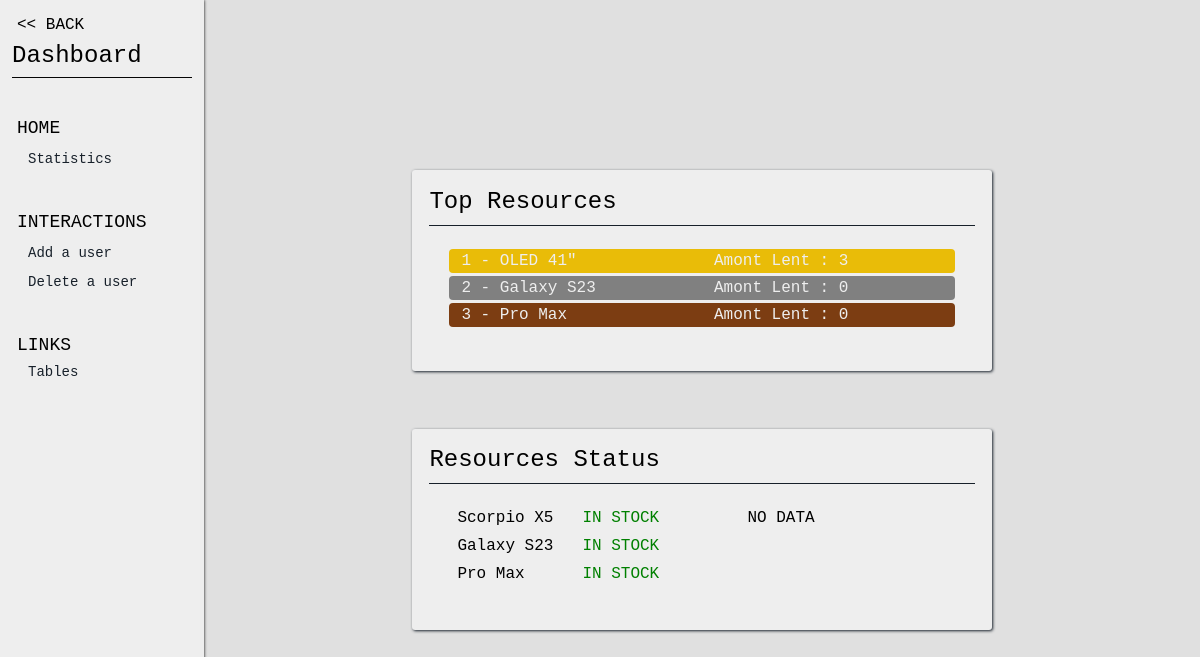
Before: /dashboard.php (signed in) with the older database file.
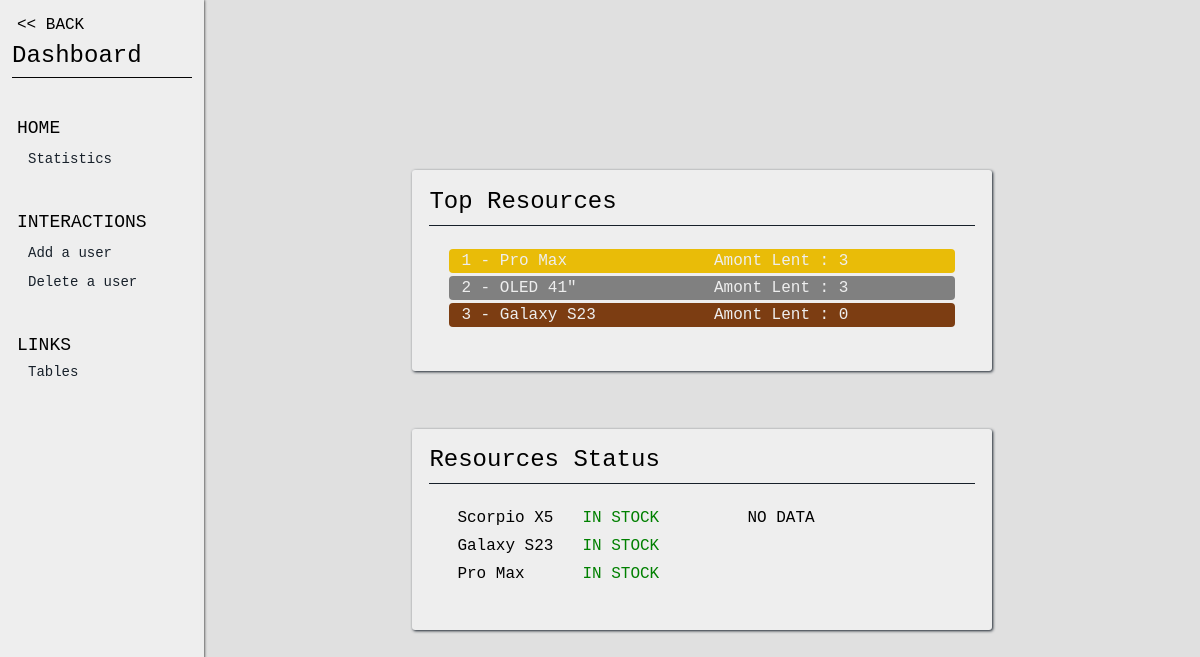
After: the same page with the newer database file.
### tables this page shows
CREATE TABLE "Resources" (
	"resourceID"	INTEGER NOT NULL UNIQUE,
	"name"	TEXT NOT NULL,
	"designation"	TEXT,
	"qtyStock"	INTEGER NOT NULL DEFAULT 0,
	"qtyReserv"	INTEGER NOT NULL DEFAULT 0,
	"qtyLend"	INTEGER NOT NULL DEFAULT 0,
	"qtyLendTot"	INTEGER NOT NULL DEFAULT 0,
	PRIMARY KEY("resourceID" AUTOINCREMENT)
);

### generate/generate_stock.php (the view, shortened to what this page needs)
<?php require './init.php';
try {
    $pdo = new PDO($connectBis);
    $resultReq = $pdo->query("SELECT resourceID, name, qtyStock FROM Resources WHERE qtyStock>0 ORDER BY qtyStock;");
    $qteReq = $resultReq->fetchAll(PDO::FETCH_ASSOC);
} catch (PDOException $e) {
    die($e);
}
foreach ($qteReq as $qte) {
    echo "<tr><td>{$qte['name']}</td><td id=\"td-in-stock\">IN STOCK</td></tr>";
}
?>

### dashboard.php (shortened to what this page needs)
<!DOCTYPE html>
<html lang="en">
    <head>
        <link rel="stylesheet" href="css/style.css">
        <link rel="stylesheet" href="css/dashboard.css">
    </head>
    <body>
        <nav>
            <a href="./index.php"><< BACK</a>
            <p>Dashboard</p>
            <ul>
                <li>
                    <p>HOME</p>
                    <ul>
                        <li><button>Statistics</button></li>
                    </ul>
                </li>
                <li>
                    <p>INTERACTIONS</p>
                    <ul>
                        <li><button id="button-add-user">Add a user</button></li>
                        <li><button id="button-remove-user">Delete a user</button></li>
                    </ul>
                </li>
                <li>
                    <p>LINKS</p>
                    <ul>
                        <li><a href="./tables.php">Tables</a></li>
                    </ul>
                </li>
            </ul>
        </nav>
        <main>
            <section id="section-stats">
                <article id="article-top">
                    <h2>Top Resources</h2>
                    <table>
                        <tbody>
                            <?php require './generate/generate_top.php'; ?>
                        </tbody>
                    </table>
                </article>
                <article id="article-stock">
                    <h2>Resources Status</h2>
                    <div id="tables-stock">
                        <table>
                            <tbody>
                                <?php require './generate/generate_stock.php'; ?>
                            </tbody>
                        </table>
                        <table>
                            <tbody>
                                <?php require './generate/generate_no_stock.php'; ?>
                            </tbody>
                        </table>
                    </div>
                </article>
            </section>
        </main>
    </body>
</html>

### generate/generate_top.php (shortened to what this page needs)
<?php require "./init.php";
try {
    $pdo = new PDO($connectBis);
    $resultReq = $pdo->query("SELECT resourceID, name, qtyLendTot FROM Resources ORDER BY qtyLendTot DESC");
    $qteReq = $resultReq->fetchAll(PDO::FETCH_ASSOC);
} catch (PDOException $e) {
    die($e);
}
$count = 0;
foreach ($qteReq as $qte) {
    $count++;
    if($count > 3) break;
    echo "<tr id=\"td-top-{$count}\"><td>{$count} - {$qte['name']}</td><td>Amont Lent : {$qte['qtyLendTot']}</td></tr>";
}
?>

### generate/generate_no_stock.php (shortened to what this page needs)
<?php require './init.php';
try {
    $pdo = new PDO($connectBis);
    $resultReq = $pdo->query("SELECT name FROM Resources WHERE qtyStock=0;");
    $qteReq = $resultReq->fetchAll(PDO::FETCH_ASSOC);
} catch (PDOException $e) {
    die($e);
}
if (count($qteReq) == 0) {
    echo '<tr><td>NO DATA</td></tr>';
}
?>

### css/style.css (style rules this page uses)
:root { --color-blck: #050505; --color-secondary: #c0392b; --color-main: #17202a; --color-main-darker: #0E1721; --color-main2: #e0e5e9; --color-main3: #c2d2e2; --color-white: #EEEEEE; --color-white2: #E0E0E0; --color-white3: #DCDCDC; --border-radius: 3px; }
* { margin: 0px; padding: 0px; font-family: "JetBrains Mono", monospace; font-weight: normal; list-style: none; color: var(--color-black); text-decoration: none; border: none; background: none; -webkit-user-select: none; user-select: none; }
button, input[type='submit'] { box-sizing: content-box; }

### css/dashboard.css (style rules this page uses)
body { background-color: var(--color-white2); }
nav { position: fixed; left: 0; width: 15vw; height: 100vh; z-index: 10; padding-inline: 1vw; padding-block: 2vh; background-color: var(--color-white); box-shadow: 0px 0px 3px var(--color-blck); }
nav > a { padding: 5px; font-weight: normal; transition: all 0.2s; }
nav > p { font-size: x-large; margin-top: 1vh; padding-bottom: 1vh; border-bottom: 1px solid var(--color-blck); margin-bottom: 5vh; }
nav ul { width: 100%; }
nav ul li p { font-size: large; margin: 5px; margin-top: 5vh; margin-bottom: 1vh; }
nav ul li ul li { width: 100%; margin: 3px; margin-left: 10px; color: var(--color-main); border-left: 1px solid var(--color-white); transition: all 0.2s; }
nav ul li ul li a, nav ul li ul li button { padding: 5px; cursor: pointer; font-size: 14px; }
main { position: fixed; right: 0; width: 83vw; height: 100vh; z-index: 5; display: flex; justify-content: center; align-items: center; }
#section-stats { display: flex; flex-direction: column; }
#section-stats article { margin-block: 5%; padding: 3%; background-color: var(--color-white); border-radius: var(--border-radius); box-shadow: 1px 1px 3px var(--color-main); }
#section-stats article h2 { padding-bottom: 10px; border-bottom: solid 1px var(--color-main); }
table { min-width: 250px; margin: 20px; border-collapse: collapse; display: block; height: calc(22px*4); overflow: auto; }
tbody { display: block; width: 100%; }
tr { display: flex; width: 100%; }
td { padding: 5px 8px; flex: 1; }
#article-top tr { margin: 3px 0; border-radius: 4px; }
#article-top td { color: var(--color-white); padding: 3px 12px; }
#td-top-1 { background-color: #E9BC08; }
#td-top-2 { background-color: gray; }
#td-top-3 { background-color: #7C3D12; }
#tables-stock { display: flex; width: 100%; align-items: center; }
#tables-stock table { flex: 1; }
#td-in-stock { color: green; }

Changed rows visible on the page:
changed resources "Pro Max": qtyLendTot "0" → "3"; moves up the list
